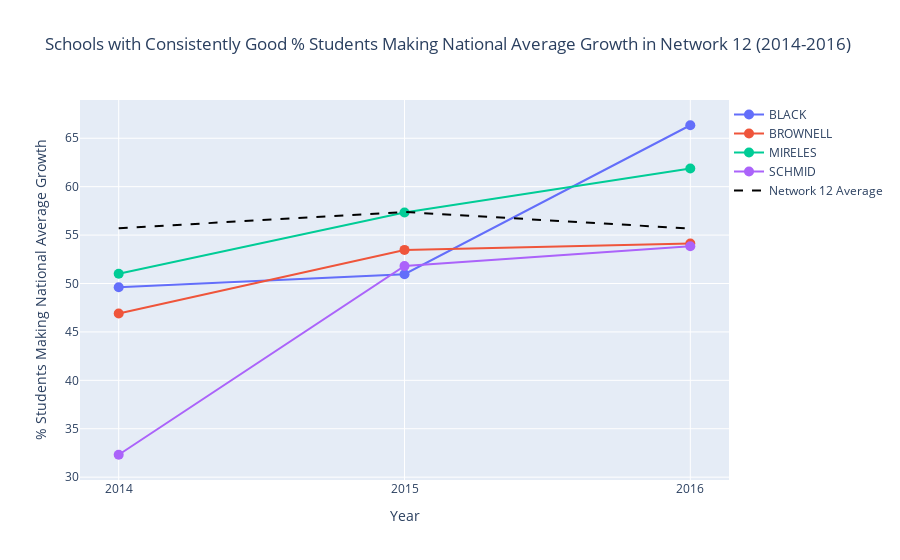

Here is the notebook cell this chart was saved with:
### Code cell
#init_notebook_mode(connected=True)

# Prepare data for plotting
traces = []

# Plotting each school's average growth that is consistently good in Network 12
for index, row in consistently_good_schools_network_12.iterrows():
    trace = go.Scatter(
        x=['2014', '2015', '2016'],
        y=row[['2014 % Students Making National Average Growth', '2015 % Students Making National Average Growth', '2016 % Students Making National Average Growth']],
        mode='lines+markers',
        name=row['School Name'],
        marker=dict(size=10)  
    )
    traces.append(trace)

# Adding the overall school average line for Network 12
average_line = go.Scatter(
    x=['2014', '2015', '2016'],
    y=network_12_avg,
    mode='lines',
    name='Network 12 Average',
    line=dict(color='black', dash='dash', width=2) 
)

traces.append(average_line)

layout = go.Layout(
    title='Schools with Consistently Good % Students Making National Average Growth in Network 12 (2014-2016)',
    xaxis=dict(title='Year'),
    yaxis=dict(title='% Students Making National Average Growth'),
    legend=dict(x=1, y=1),
    hovermode='closest'
)

fig = go.Figure(data=traces, layout=layout)
iplot(fig)

### Figure 1 — Plotly figure (JSON) as saved in the notebook; plotly's stock layout.template omitted (floating-point values rounded to 4 significant figures)
{"data": [{"marker": {"size": 10}, "mode": "lines+markers", "name": "BLACK", "type": "scatter", "x": ["2014", "2015", "2016"], "y": [49.61, 50.96, 66.34]}, {"marker": {"size": 10}, "mode": "lines+markers", "name": "BROWNELL", "type": "scatter", "x": ["2014", "2015", "2016"], "y": [46.9, 53.47, 54.13]}, {"marker": {"size": 10}, "mode": "lines+markers", "name": "MIRELES", "type": "scatter", "x": ["2014", "2015", "2016"], "y": [51.01, 57.33, 61.87]}, {"marker": {"size": 10}, "mode": "lines+markers", "name": "SCHMID", "type": "scatter", "x": ["2014", "2015", "2016"], "y": [32.31, 51.81, 53.85]}, {"line": {"color": "black", "dash": "dash", "width": 2}, "mode": "lines", "name": "Network 12 Average", "type": "scatter", "x": ["2014", "2015", "2016"], "y": [55.71, 57.38, 55.67]}], "layout": {"hovermode": "closest", "legend": {"x": 1, "y": 1}, "title": {"text": "Schools with Consistently Good % Students Making National Average Growth in Network 12 (2014-2016)"}, "xaxis": {"title": {"text": "Year"}}, "yaxis": {"title": {"text": "% Students Making National Average Growth"}}}}
